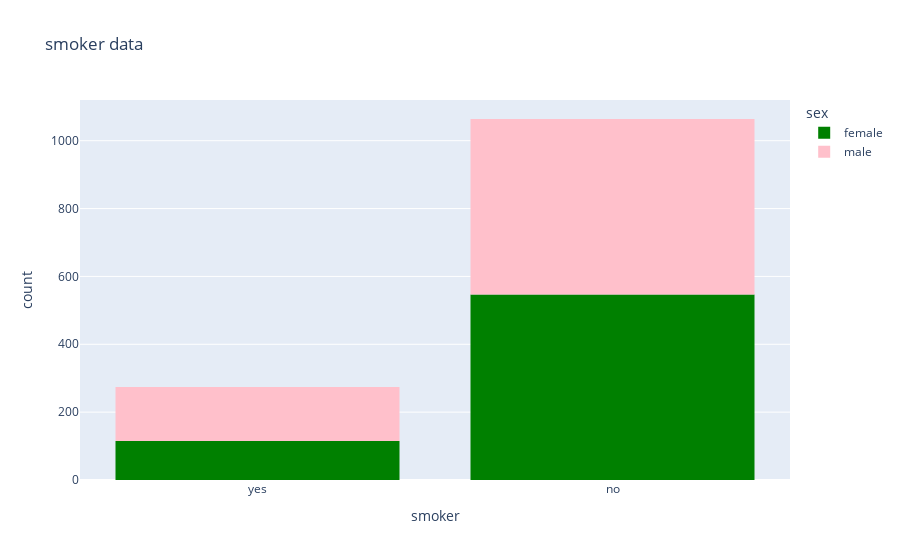

The notebook cell saved with this chart:
### Code cell
px.histogram(df,
              x='smoker',
              color='sex',
              color_discrete_sequence=['green','pink'],
              title='smoker data')

### Figure 1 — Plotly figure (JSON) as saved in the notebook; plotly's stock layout.template omitted (floating-point values rounded to 4 significant figures; data arrays with more than 128 entries replaced by an {"elided": "..."} marker saying what was removed)
{"data": [{"bingroup": "x", "hovertemplate": "sex=female<br>smoker=%{x}<br>count=%{y}<extra></extra>", "legendgroup": "female", "marker": {"color": "green", "pattern": {"shape": ""}}, "name": "female", "orientation": "v", "showlegend": true, "type": "histogram", "x": {"elided": "662 str values"}, "xaxis": "x", "yaxis": "y"}, {"bingroup": "x", "hovertemplate": "sex=male<br>smoker=%{x}<br>count=%{y}<extra></extra>", "legendgroup": "male", "marker": {"color": "pink", "pattern": {"shape": ""}}, "name": "male", "orientation": "v", "showlegend": true, "type": "histogram", "x": {"elided": "676 str values"}, "xaxis": "x", "yaxis": "y"}], "layout": {"barmode": "relative", "legend": {"title": {"text": "sex"}, "tracegroupgap": 0}, "title": {"text": "smoker data"}, "xaxis": {"anchor": "y", "domain": [0, 1], "title": {"text": "smoker"}}, "yaxis": {"anchor": "x", "domain": [0, 1], "title": {"text": "count"}}}}
